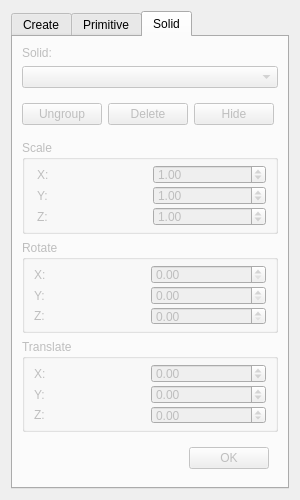
<?xml version="1.0" encoding="UTF-8"?>
<ui version="4.0">
 <class>ToolWidget</class>
 <widget class="QWidget" name="ToolWidget">
  <property name="geometry">
   <rect>
    <x>0</x>
    <y>0</y>
    <width>300</width>
    <height>500</height>
   </rect>
  </property>
  <property name="sizePolicy">
   <sizepolicy hsizetype="Fixed" vsizetype="Fixed">
    <horstretch>0</horstretch>
    <verstretch>0</verstretch>
   </sizepolicy>
  </property>
  <property name="minimumSize">
   <size>
    <width>300</width>
    <height>500</height>
   </size>
  </property>
  <property name="maximumSize">
   <size>
    <width>300</width>
    <height>500</height>
   </size>
  </property>
  <property name="windowTitle">
   <string>Tools</string>
  </property>
  <layout class="QVBoxLayout" name="verticalLayout">
   <item>
    <widget class="QTabWidget" name="tabWidget">
     <property name="currentIndex">
      <number>2</number>
     </property>
     <widget class="QWidget" name="createTab">
      <attribute name="title">
       <string>Create</string>
      </attribute>
      <layout class="QVBoxLayout" name="verticalLayout_2">
       <item>
        <widget class="QToolBox" name="toolBox">
         <property name="currentIndex">
          <number>0</number>
         </property>
         <widget class="QWidget" name="basicPage">
          <property name="geometry">
           <rect>
            <x>0</x>
            <y>0</y>
            <width>258</width>
            <height>387</height>
           </rect>
          </property>
          <attribute name="label">
           <string>Primitive</string>
          </attribute>
          <layout class="QGridLayout" name="gridLayout_2">
           <item row="0" column="1">
            <widget class="QPushButton" name="sphereButton">
             <property name="sizePolicy">
              <sizepolicy hsizetype="Minimum" vsizetype="Minimum">
               <horstretch>0</horstretch>
               <verstretch>0</verstretch>
              </sizepolicy>
             </property>
             <property name="maximumSize">
              <size>
               <width>64</width>
               <height>64</height>
              </size>
             </property>
             <property name="toolTip">
              <string>Sphere</string>
             </property>
             <property name="text">
              <string/>
             </property>
             <property name="icon">
              <iconset resource="resource.qrc">
               <normaloff>:/image/images/sphere.png</normaloff>:/image/images/sphere.png</iconset>
             </property>
             <property name="iconSize">
              <size>
               <width>32</width>
               <height>32</height>
              </size>
             </property>
             <property name="checkable">
              <bool>false</bool>
             </property>
            </widget>
           </item>
           <item row="0" column="0">
            <widget class="QPushButton" name="cubeButton">
             <property name="sizePolicy">
              <sizepolicy hsizetype="Minimum" vsizetype="Fixed">
               <horstretch>0</horstretch>
               <verstretch>0</verstretch>
              </sizepolicy>
             </property>
             <property name="maximumSize">
              <size>
               <width>64</width>
               <height>64</height>
              </size>
             </property>
             <property name="toolTip">
              <string>Cube</string>
             </property>
             <property name="text">
              <string/>
             </property>
             <property name="icon">
              <iconset resource="resource.qrc">
               <normaloff>:/image/images/cube.png</normaloff>:/image/images/cube.png</iconset>
             </property>
             <property name="iconSize">
              <size>
               <width>32</width>
               <height>32</height>
              </size>
             </property>
             <property name="checkable">
              <bool>false</bool>
             </property>
            </widget>
           </item>
           <item row="0" column="2">
            <widget class="QPushButton" name="cylinderButton">
             <property name="sizePolicy">
              <sizepolicy hsizetype="Minimum" vsizetype="Fixed">
               <horstretch>0</horstretch>
               <verstretch>0</verstretch>
              </sizepolicy>
             </property>
             <property name="maximumSize">
              <size>
               <width>64</width>
               <height>64</height>
              </size>
             </property>
             <property name="text">
              <string/>
             </property>
             <property name="icon">
              <iconset resource="resource.qrc">
               <normaloff>:/image/images/cylinder.png</normaloff>:/image/images/cylinder.png</iconset>
             </property>
             <property name="iconSize">
              <size>
               <width>32</width>
               <height>32</height>
              </size>
             </property>
             <property name="checkable">
              <bool>false</bool>
             </property>
            </widget>
           </item>
           <item row="1" column="2">
            <widget class="QPushButton" name="prismButton">
             <property name="sizePolicy">
              <sizepolicy hsizetype="Minimum" vsizetype="Minimum">
               <horstretch>0</horstretch>
               <verstretch>0</verstretch>
              </sizepolicy>
             </property>
             <property name="maximumSize">
              <size>
               <width>64</width>
               <height>64</height>
              </size>
             </property>
             <property name="text">
              <string/>
             </property>
             <property name="icon">
              <iconset resource="resource.qrc">
               <normaloff>:/image/images/prism.png</normaloff>:/image/images/prism.png</iconset>
             </property>
             <property name="iconSize">
              <size>
               <width>32</width>
               <height>32</height>
              </size>
             </property>
             <property name="checkable">
              <bool>false</bool>
             </property>
            </widget>
           </item>
           <item row="1" column="1">
            <widget class="QPushButton" name="pyramidButton">
             <property name="sizePolicy">
              <sizepolicy hsizetype="Minimum" vsizetype="Fixed">
               <horstretch>0</horstretch>
               <verstretch>0</verstretch>
              </sizepolicy>
             </property>
             <property name="maximumSize">
              <size>
               <width>64</width>
               <height>64</height>
              </size>
             </property>
             <property name="text">
              <string/>
             </property>
             <property name="icon">
              <iconset resource="resource.qrc">
               <normaloff>:/image/images/pyramid.png</normaloff>:/image/images/pyramid.png</iconset>
             </property>
             <property name="iconSize">
              <size>
               <width>32</width>
               <height>32</height>
              </size>
             </property>
             <property name="checkable">
              <bool>false</bool>
             </property>
            </widget>
           </item>
           <item row="1" column="0">
            <widget class="QPushButton" name="coneButton">
             <property name="sizePolicy">
              <sizepolicy hsizetype="Minimum" vsizetype="Fixed">
               <horstretch>0</horstretch>
               <verstretch>0</verstretch>
              </sizepolicy>
             </property>
             <property name="maximumSize">
              <size>
               <width>64</width>
               <height>64</height>
              </size>
             </property>
             <property name="text">
              <string/>
             </property>
             <property name="icon">
              <iconset resource="resource.qrc">
               <normaloff>:/image/images/cone.png</normaloff>:/image/images/cone.png</iconset>
             </property>
             <property name="iconSize">
              <size>
               <width>32</width>
               <height>32</height>
              </size>
             </property>
             <property name="checkable">
              <bool>false</bool>
             </property>
            </widget>
           </item>
           <item row="2" column="1">
            <spacer name="verticalSpacer">
             <property name="orientation">
              <enum>Qt::Vertical</enum>
             </property>
             <property name="sizeHint" stdset="0">
              <size>
               <width>20</width>
               <height>40</height>
              </size>
             </property>
            </spacer>
           </item>
          </layout>
         </widget>
         <widget class="QWidget" name="boolPage">
          <property name="enabled">
           <bool>false</bool>
          </property>
          <property name="geometry">
           <rect>
            <x>0</x>
            <y>0</y>
            <width>132</width>
            <height>189</height>
           </rect>
          </property>
          <attribute name="label">
           <string>Bool</string>
          </attribute>
          <layout class="QVBoxLayout" name="verticalLayout_4">
           <item>
            <widget class="QLabel" name="label_21">
             <property name="text">
              <string>Select two solids: </string>
             </property>
            </widget>
           </item>
           <item>
            <widget class="QComboBox" name="boolBox1"/>
           </item>
           <item>
            <widget class="QComboBox" name="boolBox2"/>
           </item>
           <item>
            <widget class="QGroupBox" name="groupBox_7">
             <property name="title">
              <string>Bool operation</string>
             </property>
             <layout class="QVBoxLayout" name="verticalLayout_10">
              <item>
               <widget class="QRadioButton" name="radioButton">
                <property name="text">
                 <string>Union</string>
                </property>
                <property name="checked">
                 <bool>true</bool>
                </property>
               </widget>
              </item>
             </layout>
            </widget>
           </item>
           <item>
            <widget class="QWidget" name="widget" native="true">
             <layout class="QHBoxLayout" name="horizontalLayout_3">
              <item>
               <spacer name="horizontalSpacer_3">
                <property name="orientation">
                 <enum>Qt::Horizontal</enum>
                </property>
                <property name="sizeHint" stdset="0">
                 <size>
                  <width>40</width>
                  <height>20</height>
                 </size>
                </property>
               </spacer>
              </item>
              <item>
               <widget class="QPushButton" name="boolBtn">
                <property name="enabled">
                 <bool>false</bool>
                </property>
                <property name="text">
                 <string>OK</string>
                </property>
               </widget>
              </item>
             </layout>
            </widget>
           </item>
           <item>
            <spacer name="verticalSpacer_5">
             <property name="orientation">
              <enum>Qt::Vertical</enum>
             </property>
             <property name="sizeHint" stdset="0">
              <size>
               <width>20</width>
               <height>40</height>
              </size>
             </property>
            </spacer>
           </item>
          </layout>
         </widget>
        </widget>
       </item>
      </layout>
     </widget>
     <widget class="QWidget" name="primitiveTab">
      <property name="enabled">
       <bool>false</bool>
      </property>
      <attribute name="title">
       <string>Primitive</string>
      </attribute>
      <layout class="QVBoxLayout" name="verticalLayout_5">
       <item>
        <widget class="QLabel" name="label">
         <property name="text">
          <string>Primitive: </string>
         </property>
        </widget>
       </item>
       <item>
        <widget class="QComboBox" name="primitiveBox"/>
       </item>
       <item>
        <widget class="QWidget" name="widget_4" native="true">
         <layout class="QHBoxLayout" name="horizontalLayout_5">
          <property name="leftMargin">
           <number>0</number>
          </property>
          <property name="rightMargin">
           <number>0</number>
          </property>
          <item>
           <widget class="QPushButton" name="deletePmtButton">
            <property name="text">
             <string>Delete</string>
            </property>
           </widget>
          </item>
          <item>
           <widget class="QPushButton" name="visiblePmtBtn">
            <property name="text">
             <string>Hide</string>
            </property>
            <property name="checkable">
             <bool>false</bool>
            </property>
            <property name="checked">
             <bool>false</bool>
            </property>
           </widget>
          </item>
          <item>
           <spacer name="horizontalSpacer_5">
            <property name="orientation">
             <enum>Qt::Horizontal</enum>
            </property>
            <property name="sizeHint" stdset="0">
             <size>
              <width>40</width>
              <height>20</height>
             </size>
            </property>
           </spacer>
          </item>
         </layout>
        </widget>
       </item>
       <item>
        <widget class="QToolBox" name="modifyToolBox">
         <property name="currentIndex">
          <number>0</number>
         </property>
         <widget class="QWidget" name="geometryPage">
          <property name="geometry">
           <rect>
            <x>0</x>
            <y>0</y>
            <width>258</width>
            <height>296</height>
           </rect>
          </property>
          <attribute name="label">
           <string>Geometry</string>
          </attribute>
          <layout class="QVBoxLayout" name="verticalLayout_6">
           <item>
            <widget class="QWidget" name="paraWidget" native="true">
             <layout class="QGridLayout" name="gridLayout_3">
              <property name="leftMargin">
               <number>0</number>
              </property>
              <property name="rightMargin">
               <number>0</number>
              </property>
              <item row="0" column="0">
               <widget class="QLabel" name="widthLabel">
                <property name="text">
                 <string>Width:</string>
                </property>
               </widget>
              </item>
              <item row="0" column="1">
               <widget class="QDoubleSpinBox" name="widthSpin">
                <property name="minimum">
                 <double>0.100000000000000</double>
                </property>
                <property name="maximum">
                 <double>100.000000000000000</double>
                </property>
                <property name="value">
                 <double>1.000000000000000</double>
                </property>
               </widget>
              </item>
              <item row="1" column="0">
               <widget class="QLabel" name="heightLabel">
                <property name="text">
                 <string>Height: </string>
                </property>
               </widget>
              </item>
              <item row="1" column="1">
               <widget class="QDoubleSpinBox" name="heightSpin">
                <property name="minimum">
                 <double>0.100000000000000</double>
                </property>
                <property name="maximum">
                 <double>100.000000000000000</double>
                </property>
                <property name="value">
                 <double>1.000000000000000</double>
                </property>
               </widget>
              </item>
              <item row="2" column="0">
               <widget class="QLabel" name="depthLabel">
                <property name="text">
                 <string>Depth: </string>
                </property>
               </widget>
              </item>
              <item row="2" column="1">
               <widget class="QDoubleSpinBox" name="depthSpin">
                <property name="minimum">
                 <double>0.100000000000000</double>
                </property>
                <property name="maximum">
                 <double>100.000000000000000</double>
                </property>
                <property name="value">
                 <double>1.000000000000000</double>
                </property>
               </widget>
              </item>
              <item row="8" column="1">
               <widget class="QPushButton" name="okButton">
                <property name="text">
                 <string>OK</string>
                </property>
               </widget>
              </item>
              <item row="3" column="0">
               <widget class="QLabel" name="radiusLabel">
                <property name="text">
                 <string>Radius:</string>
                </property>
               </widget>
              </item>
              <item row="3" column="1">
               <widget class="QDoubleSpinBox" name="radiusSpin">
                <property name="minimum">
                 <double>0.100000000000000</double>
                </property>
                <property name="maximum">
                 <double>100.000000000000000</double>
                </property>
                <property name="value">
                 <double>0.500000000000000</double>
                </property>
               </widget>
              </item>
              <item row="4" column="0">
               <widget class="QLabel" name="lengthLabel">
                <property name="text">
                 <string>Length: </string>
                </property>
               </widget>
              </item>
              <item row="4" column="1">
               <widget class="QDoubleSpinBox" name="lengthSpin">
                <property name="minimum">
                 <double>0.100000000000000</double>
                </property>
                <property name="maximum">
                 <double>100.000000000000000</double>
                </property>
                <property name="value">
                 <double>1.000000000000000</double>
                </property>
               </widget>
              </item>
              <item row="5" column="0">
               <widget class="QLabel" name="sideLabel">
                <property name="text">
                 <string>Side length:</string>
                </property>
               </widget>
              </item>
              <item row="5" column="1">
               <widget class="QDoubleSpinBox" name="sideSpin">
                <property name="minimum">
                 <double>0.100000000000000</double>
                </property>
                <property name="maximum">
                 <double>100.000000000000000</double>
                </property>
                <property name="value">
                 <double>1.000000000000000</double>
                </property>
               </widget>
              </item>
              <item row="6" column="0">
               <widget class="QLabel" name="slicesLabel">
                <property name="text">
                 <string>Slices: </string>
                </property>
               </widget>
              </item>
              <item row="6" column="1">
               <widget class="QSpinBox" name="slicesSpin">
                <property name="minimum">
                 <number>3</number>
                </property>
                <property name="maximum">
                 <number>256</number>
                </property>
                <property name="value">
                 <number>16</number>
                </property>
               </widget>
              </item>
              <item row="7" column="0">
               <widget class="QLabel" name="stacksLabel">
                <property name="text">
                 <string>Stacks: </string>
                </property>
               </widget>
              </item>
              <item row="7" column="1">
               <widget class="QSpinBox" name="stacksSpin">
                <property name="minimum">
                 <number>2</number>
                </property>
                <property name="maximum">
                 <number>256</number>
                </property>
                <property name="value">
                 <number>8</number>
                </property>
               </widget>
              </item>
             </layout>
            </widget>
           </item>
           <item>
            <spacer name="verticalSpacer_2">
             <property name="orientation">
              <enum>Qt::Vertical</enum>
             </property>
             <property name="sizeHint" stdset="0">
              <size>
               <width>20</width>
               <height>40</height>
              </size>
             </property>
            </spacer>
           </item>
          </layout>
         </widget>
         <widget class="QWidget" name="positionPage">
          <property name="geometry">
           <rect>
            <x>0</x>
            <y>0</y>
            <width>124</width>
            <height>347</height>
           </rect>
          </property>
          <attribute name="label">
           <string>Position</string>
          </attribute>
          <layout class="QGridLayout" name="gridLayout_7">
           <item row="0" column="0">
            <widget class="QWidget" name="positionWidget" native="true">
             <layout class="QVBoxLayout" name="verticalLayout_8">
              <property name="margin">
               <number>0</number>
              </property>
              <item>
               <widget class="QGroupBox" name="groupBox">
                <property name="title">
                 <string>Scale</string>
                </property>
                <layout class="QGridLayout" name="gridLayout_4">
                 <property name="leftMargin">
                  <number>12</number>
                 </property>
                 <property name="topMargin">
                  <number>5</number>
                 </property>
                 <property name="bottomMargin">
                  <number>5</number>
                 </property>
                 <property name="spacing">
                  <number>2</number>
                 </property>
                 <item row="0" column="0">
                  <widget class="QLabel" name="label_2">
                   <property name="text">
                    <string>X: </string>
                   </property>
                  </widget>
                 </item>
                 <item row="0" column="1">
                  <widget class="QDoubleSpinBox" name="xScaleSpin">
                   <property name="minimum">
                    <double>0.010000000000000</double>
                   </property>
                   <property name="maximum">
                    <double>100.000000000000000</double>
                   </property>
                   <property name="value">
                    <double>1.000000000000000</double>
                   </property>
                  </widget>
                 </item>
                 <item row="1" column="0">
                  <widget class="QLabel" name="label_3">
                   <property name="text">
                    <string>Y: </string>
                   </property>
                  </widget>
                 </item>
                 <item row="1" column="1">
                  <widget class="QDoubleSpinBox" name="yScaleSpin">
                   <property name="minimum">
                    <double>0.010000000000000</double>
                   </property>
                   <property name="maximum">
                    <double>100.000000000000000</double>
                   </property>
                   <property name="value">
                    <double>1.000000000000000</double>
                   </property>
                  </widget>
                 </item>
                 <item row="2" column="0">
                  <widget class="QLabel" name="label_4">
                   <property name="text">
                    <string>Z: </string>
                   </property>
                  </widget>
                 </item>
                 <item row="2" column="1">
                  <widget class="QDoubleSpinBox" name="zScaleSpin">
                   <property name="minimum">
                    <double>0.010000000000000</double>
                   </property>
                   <property name="maximum">
                    <double>100.000000000000000</double>
                   </property>
                   <property name="value">
                    <double>1.000000000000000</double>
                   </property>
                  </widget>
                 </item>
                </layout>
               </widget>
              </item>
              <item>
               <widget class="QGroupBox" name="groupBox_2">
                <property name="title">
                 <string>Rotate</string>
                </property>
                <layout class="QGridLayout" name="gridLayout_5">
                 <property name="topMargin">
                  <number>5</number>
                 </property>
                 <property name="bottomMargin">
                  <number>5</number>
                 </property>
                 <property name="spacing">
                  <number>2</number>
                 </property>
                 <item row="0" column="0">
                  <widget class="QLabel" name="label_5">
                   <property name="text">
                    <string>X: </string>
                   </property>
                  </widget>
                 </item>
                 <item row="1" column="0">
                  <widget class="QLabel" name="label_6">
                   <property name="text">
                    <string>Y: </string>
                   </property>
                  </widget>
                 </item>
                 <item row="2" column="0">
                  <widget class="QLabel" name="label_7">
                   <property name="text">
                    <string>Z: </string>
                   </property>
                  </widget>
                 </item>
                 <item row="0" column="1">
                  <widget class="QDoubleSpinBox" name="xRotateSpin">
                   <property name="maximum">
                    <double>360.000000000000000</double>
                   </property>
                   <property name="singleStep">
                    <double>30.000000000000000</double>
                   </property>
                  </widget>
                 </item>
                 <item row="1" column="1">
                  <widget class="QDoubleSpinBox" name="yRotateSpin">
                   <property name="maximum">
                    <double>360.000000000000000</double>
                   </property>
                   <property name="singleStep">
                    <double>30.000000000000000</double>
                   </property>
                  </widget>
                 </item>
                 <item row="2" column="1">
                  <widget class="QDoubleSpinBox" name="zRotateSpin">
                   <property name="maximum">
                    <double>360.000000000000000</double>
                   </property>
                   <property name="singleStep">
                    <double>30.000000000000000</double>
                   </property>
                  </widget>
                 </item>
                </layout>
               </widget>
              </item>
              <item>
               <widget class="QGroupBox" name="groupBox_3">
                <property name="title">
                 <string>Translate</string>
                </property>
                <layout class="QGridLayout" name="gridLayout_6">
                 <property name="topMargin">
                  <number>5</number>
                 </property>
                 <property name="bottomMargin">
                  <number>5</number>
                 </property>
                 <property name="spacing">
                  <number>2</number>
                 </property>
                 <item row="0" column="0">
                  <widget class="QLabel" name="label_8">
                   <property name="text">
                    <string>X: </string>
                   </property>
                  </widget>
                 </item>
                 <item row="1" column="0">
                  <widget class="QLabel" name="label_9">
                   <property name="text">
                    <string>Y: </string>
                   </property>
                  </widget>
                 </item>
                 <item row="2" column="0">
                  <widget class="QLabel" name="label_10">
                   <property name="text">
                    <string>Z:</string>
                   </property>
                  </widget>
                 </item>
                 <item row="0" column="1">
                  <widget class="QDoubleSpinBox" name="xTransSpin">
                   <property name="minimum">
                    <double>-100.000000000000000</double>
                   </property>
                   <property name="maximum">
                    <double>100.000000000000000</double>
                   </property>
                   <property name="singleStep">
                    <double>0.500000000000000</double>
                   </property>
                  </widget>
                 </item>
                 <item row="1" column="1">
                  <widget class="QDoubleSpinBox" name="yTransSpin">
                   <property name="minimum">
                    <double>-100.000000000000000</double>
                   </property>
                   <property name="maximum">
                    <double>100.000000000000000</double>
                   </property>
                   <property name="singleStep">
                    <double>0.500000000000000</double>
                   </property>
                  </widget>
                 </item>
                 <item row="2" column="1">
                  <widget class="QDoubleSpinBox" name="zTransSpin">
                   <property name="minimum">
                    <double>-100.000000000000000</double>
                   </property>
                   <property name="maximum">
                    <double>100.000000000000000</double>
                   </property>
                   <property name="singleStep">
                    <double>0.500000000000000</double>
                   </property>
                  </widget>
                 </item>
                </layout>
               </widget>
              </item>
              <item>
               <widget class="QWidget" name="widget_2" native="true">
                <layout class="QHBoxLayout" name="horizontalLayout">
                 <item>
                  <spacer name="horizontalSpacer">
                   <property name="orientation">
                    <enum>Qt::Horizontal</enum>
                   </property>
                   <property name="sizeHint" stdset="0">
                    <size>
                     <width>40</width>
                     <height>20</height>
                    </size>
                   </property>
                  </spacer>
                 </item>
                 <item>
                  <widget class="QPushButton" name="positionBtn">
                   <property name="text">
                    <string>OK</string>
                   </property>
                  </widget>
                 </item>
                </layout>
               </widget>
              </item>
              <item>
               <spacer name="verticalSpacer_3">
                <property name="orientation">
                 <enum>Qt::Vertical</enum>
                </property>
                <property name="sizeHint" stdset="0">
                 <size>
                  <width>20</width>
                  <height>40</height>
                 </size>
                </property>
               </spacer>
              </item>
             </layout>
            </widget>
           </item>
          </layout>
         </widget>
        </widget>
       </item>
      </layout>
     </widget>
     <widget class="QWidget" name="solidTab">
      <property name="enabled">
       <bool>false</bool>
      </property>
      <attribute name="title">
       <string>Solid</string>
      </attribute>
      <layout class="QVBoxLayout" name="verticalLayout_7">
       <item>
        <widget class="QLabel" name="label_20">
         <property name="text">
          <string>Solid: </string>
         </property>
        </widget>
       </item>
       <item>
        <widget class="QComboBox" name="solidBox"/>
       </item>
       <item>
        <widget class="QWidget" name="solidBasicWidget" native="true">
         <layout class="QHBoxLayout" name="horizontalLayout_4">
          <property name="leftMargin">
           <number>0</number>
          </property>
          <property name="rightMargin">
           <number>0</number>
          </property>
          <item>
           <widget class="QPushButton" name="ungroupSolidButton">
            <property name="text">
             <string>Ungroup</string>
            </property>
           </widget>
          </item>
          <item>
           <widget class="QPushButton" name="deleteSolidButton">
            <property name="text">
             <string>Delete</string>
            </property>
           </widget>
          </item>
          <item>
           <widget class="QPushButton" name="visibleSldBtn">
            <property name="text">
             <string>Hide</string>
            </property>
            <property name="checkable">
             <bool>false</bool>
            </property>
            <property name="checked">
             <bool>false</bool>
            </property>
           </widget>
          </item>
          <item>
           <spacer name="horizontalSpacer_4">
            <property name="orientation">
             <enum>Qt::Horizontal</enum>
            </property>
            <property name="sizeHint" stdset="0">
             <size>
              <width>40</width>
              <height>20</height>
             </size>
            </property>
           </spacer>
          </item>
         </layout>
        </widget>
       </item>
       <item>
        <widget class="QWidget" name="solidParaWidget" native="true">
         <layout class="QVBoxLayout" name="verticalLayout_9">
          <property name="margin">
           <number>0</number>
          </property>
          <item>
           <widget class="QGroupBox" name="groupBox_4">
            <property name="title">
             <string>Scale</string>
            </property>
            <layout class="QGridLayout" name="gridLayout_8">
             <property name="leftMargin">
              <number>12</number>
             </property>
             <property name="topMargin">
              <number>5</number>
             </property>
             <property name="bottomMargin">
              <number>5</number>
             </property>
             <property name="spacing">
              <number>2</number>
             </property>
             <item row="0" column="0">
              <widget class="QLabel" name="label_11">
               <property name="text">
                <string>X: </string>
               </property>
              </widget>
             </item>
             <item row="0" column="1">
              <widget class="QDoubleSpinBox" name="xScaleSolidSpin">
               <property name="minimum">
                <double>0.010000000000000</double>
               </property>
               <property name="maximum">
                <double>100.000000000000000</double>
               </property>
               <property name="value">
                <double>1.000000000000000</double>
               </property>
              </widget>
             </item>
             <item row="1" column="0">
              <widget class="QLabel" name="label_12">
               <property name="text">
                <string>Y: </string>
               </property>
              </widget>
             </item>
             <item row="1" column="1">
              <widget class="QDoubleSpinBox" name="yScaleSolidSpin">
               <property name="minimum">
                <double>0.010000000000000</double>
               </property>
               <property name="maximum">
                <double>100.000000000000000</double>
               </property>
               <property name="value">
                <double>1.000000000000000</double>
               </property>
              </widget>
             </item>
             <item row="2" column="0">
              <widget class="QLabel" name="label_13">
               <property name="text">
                <string>Z: </string>
               </property>
              </widget>
             </item>
             <item row="2" column="1">
              <widget class="QDoubleSpinBox" name="zScaleSolidSpin">
               <property name="minimum">
                <double>0.010000000000000</double>
               </property>
               <property name="maximum">
                <double>100.000000000000000</double>
               </property>
               <property name="value">
                <double>1.000000000000000</double>
               </property>
              </widget>
             </item>
            </layout>
           </widget>
          </item>
          <item>
           <widget class="QGroupBox" name="groupBox_5">
            <property name="title">
             <string>Rotate</string>
            </property>
            <layout class="QGridLayout" name="gridLayout_9">
             <property name="topMargin">
              <number>5</number>
             </property>
             <property name="bottomMargin">
              <number>5</number>
             </property>
             <property name="spacing">
              <number>2</number>
             </property>
             <item row="0" column="0">
              <widget class="QLabel" name="label_14">
               <property name="text">
                <string>X: </string>
               </property>
              </widget>
             </item>
             <item row="1" column="0">
              <widget class="QLabel" name="label_15">
               <property name="text">
                <string>Y: </string>
               </property>
              </widget>
             </item>
             <item row="2" column="0">
              <widget class="QLabel" name="label_16">
               <property name="text">
                <string>Z: </string>
               </property>
              </widget>
             </item>
             <item row="0" column="1">
              <widget class="QDoubleSpinBox" name="xRotateSolidSpin">
               <property name="maximum">
                <double>360.000000000000000</double>
               </property>
               <property name="singleStep">
                <double>30.000000000000000</double>
               </property>
              </widget>
             </item>
             <item row="1" column="1">
              <widget class="QDoubleSpinBox" name="yRotateSolidSpin">
               <property name="maximum">
                <double>360.000000000000000</double>
               </property>
               <property name="singleStep">
                <double>30.000000000000000</double>
               </property>
              </widget>
             </item>
             <item row="2" column="1">
              <widget class="QDoubleSpinBox" name="zRotateSolidSpin">
               <property name="maximum">
                <double>360.000000000000000</double>
               </property>
               <property name="singleStep">
                <double>30.000000000000000</double>
               </property>
              </widget>
             </item>
            </layout>
           </widget>
          </item>
          <item>
           <widget class="QGroupBox" name="groupBox_6">
            <property name="title">
             <string>Translate</string>
            </property>
            <layout class="QGridLayout" name="gridLayout_10">
             <property name="topMargin">
              <number>5</number>
             </property>
             <property name="bottomMargin">
              <number>5</number>
             </property>
             <property name="spacing">
              <number>2</number>
             </property>
             <item row="0" column="0">
              <widget class="QLabel" name="label_17">
               <property name="text">
                <string>X: </string>
               </property>
              </widget>
             </item>
             <item row="1" column="0">
              <widget class="QLabel" name="label_18">
               <property name="text">
                <string>Y: </string>
               </property>
              </widget>
             </item>
             <item row="2" column="0">
              <widget class="QLabel" name="label_19">
               <property name="text">
                <string>Z:</string>
               </property>
              </widget>
             </item>
             <item row="0" column="1">
              <widget class="QDoubleSpinBox" name="xTransSolidSpin">
               <property name="minimum">
                <double>-100.000000000000000</double>
               </property>
               <property name="maximum">
                <double>100.000000000000000</double>
               </property>
               <property name="singleStep">
                <double>0.500000000000000</double>
               </property>
              </widget>
             </item>
             <item row="1" column="1">
              <widget class="QDoubleSpinBox" name="yTransSolidSpin">
               <property name="minimum">
                <double>-100.000000000000000</double>
               </property>
               <property name="maximum">
                <double>100.000000000000000</double>
               </property>
               <property name="singleStep">
                <double>0.500000000000000</double>
               </property>
              </widget>
             </item>
             <item row="2" column="1">
              <widget class="QDoubleSpinBox" name="zTransSolidSpin">
               <property name="minimum">
                <double>-100.000000000000000</double>
               </property>
               <property name="maximum">
                <double>100.000000000000000</double>
               </property>
               <property name="singleStep">
                <double>0.500000000000000</double>
               </property>
              </widget>
             </item>
            </layout>
           </widget>
          </item>
          <item>
           <widget class="QWidget" name="widget_3" native="true">
            <layout class="QHBoxLayout" name="horizontalLayout_2">
             <item>
              <spacer name="horizontalSpacer_2">
               <property name="orientation">
                <enum>Qt::Horizontal</enum>
               </property>
               <property name="sizeHint" stdset="0">
                <size>
                 <width>40</width>
                 <height>20</height>
                </size>
               </property>
              </spacer>
             </item>
             <item>
              <widget class="QPushButton" name="solidBtn">
               <property name="text">
                <string>OK</string>
               </property>
              </widget>
             </item>
            </layout>
           </widget>
          </item>
         </layout>
        </widget>
       </item>
       <item>
        <spacer name="verticalSpacer_4">
         <property name="orientation">
          <enum>Qt::Vertical</enum>
         </property>
         <property name="sizeHint" stdset="0">
          <size>
           <width>20</width>
           <height>40</height>
          </size>
         </property>
        </spacer>
       </item>
      </layout>
     </widget>
    </widget>
   </item>
  </layout>
 </widget>
 <resources>
  <include location="resource.qrc"/>
 </resources>
 <connections/>
</ui>
